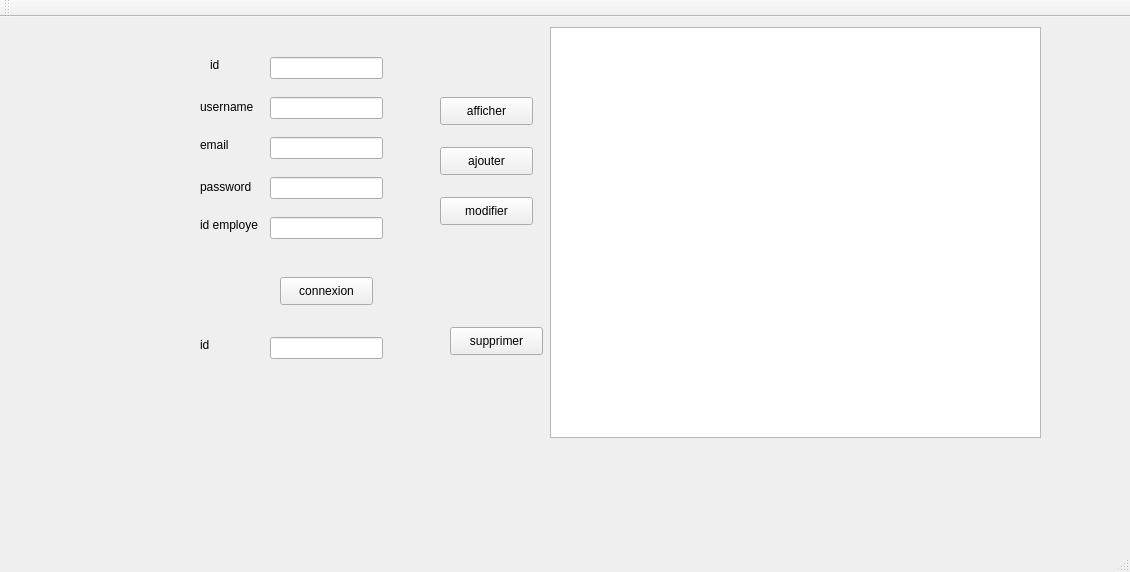
<?xml version="1.0" encoding="UTF-8"?>
<ui version="4.0">
 <class>MainWindow</class>
 <widget class="QMainWindow" name="MainWindow">
  <property name="geometry">
   <rect>
    <x>0</x>
    <y>0</y>
    <width>1130</width>
    <height>572</height>
   </rect>
  </property>
  <property name="windowTitle">
   <string>Gestion des Clients</string>
  </property>
  <widget class="QWidget" name="centralWidget">
   <widget class="QStackedWidget" name="stackedWidget">
    <property name="geometry">
     <rect>
      <x>170</x>
      <y>0</y>
      <width>951</width>
      <height>521</height>
     </rect>
    </property>
    <property name="currentIndex">
     <number>1</number>
    </property>
    <widget class="QWidget" name="page">
     <widget class="QTabWidget" name="tabWidget">
      <property name="geometry">
       <rect>
        <x>30</x>
        <y>0</y>
        <width>941</width>
        <height>541</height>
       </rect>
      </property>
      <property name="currentIndex">
       <number>0</number>
      </property>
      <widget class="QWidget" name="tab">
       <attribute name="title">
        <string>Ajouter un fournisseur</string>
       </attribute>
       <widget class="QGroupBox" name="groupBox_2">
        <property name="geometry">
         <rect>
          <x>-30</x>
          <y>0</y>
          <width>921</width>
          <height>511</height>
         </rect>
        </property>
        <property name="title">
         <string/>
        </property>
        <widget class="QLabel" name="label">
         <property name="geometry">
          <rect>
           <x>40</x>
           <y>20</y>
           <width>61</width>
           <height>20</height>
          </rect>
         </property>
         <property name="text">
          <string>ID</string>
         </property>
        </widget>
        <widget class="QLabel" name="label_2">
         <property name="geometry">
          <rect>
           <x>40</x>
           <y>60</y>
           <width>56</width>
           <height>16</height>
          </rect>
         </property>
         <property name="text">
          <string>NOM</string>
         </property>
        </widget>
        <widget class="QLabel" name="label_3">
         <property name="geometry">
          <rect>
           <x>40</x>
           <y>110</y>
           <width>56</width>
           <height>16</height>
          </rect>
         </property>
         <property name="text">
          <string>PRENOM</string>
         </property>
        </widget>
        <widget class="QLineEdit" name="le_id">
         <property name="geometry">
          <rect>
           <x>120</x>
           <y>20</y>
           <width>113</width>
           <height>22</height>
          </rect>
         </property>
        </widget>
        <widget class="QLineEdit" name="le_nom">
         <property name="geometry">
          <rect>
           <x>120</x>
           <y>60</y>
           <width>113</width>
           <height>22</height>
          </rect>
         </property>
        </widget>
        <widget class="QLineEdit" name="le_prenom">
         <property name="geometry">
          <rect>
           <x>120</x>
           <y>100</y>
           <width>113</width>
           <height>22</height>
          </rect>
         </property>
        </widget>
        <widget class="QPushButton" name="pb_ajouter">
         <property name="geometry">
          <rect>
           <x>260</x>
           <y>190</y>
           <width>93</width>
           <height>28</height>
          </rect>
         </property>
         <property name="text">
          <string>Ajouter</string>
         </property>
        </widget>
        <widget class="QLineEdit" name="le_adresse">
         <property name="geometry">
          <rect>
           <x>120</x>
           <y>150</y>
           <width>113</width>
           <height>22</height>
          </rect>
         </property>
        </widget>
        <widget class="QLabel" name="label_4">
         <property name="geometry">
          <rect>
           <x>40</x>
           <y>150</y>
           <width>56</width>
           <height>16</height>
          </rect>
         </property>
         <property name="text">
          <string>ADRESSE</string>
         </property>
        </widget>
        <widget class="QLabel" name="label_5">
         <property name="geometry">
          <rect>
           <x>40</x>
           <y>230</y>
           <width>56</width>
           <height>16</height>
          </rect>
         </property>
         <property name="text">
          <string>EMAIL</string>
         </property>
        </widget>
        <widget class="QLineEdit" name="le_num_tel">
         <property name="geometry">
          <rect>
           <x>120</x>
           <y>190</y>
           <width>113</width>
           <height>22</height>
          </rect>
         </property>
        </widget>
        <widget class="QLabel" name="label_6">
         <property name="geometry">
          <rect>
           <x>40</x>
           <y>190</y>
           <width>56</width>
           <height>16</height>
          </rect>
         </property>
         <property name="text">
          <string>NUM_TEL</string>
         </property>
        </widget>
        <widget class="QLineEdit" name="le_email">
         <property name="geometry">
          <rect>
           <x>120</x>
           <y>230</y>
           <width>113</width>
           <height>22</height>
          </rect>
         </property>
        </widget>
        <widget class="QPushButton" name="pb_modifier">
         <property name="geometry">
          <rect>
           <x>260</x>
           <y>230</y>
           <width>93</width>
           <height>28</height>
          </rect>
         </property>
         <property name="text">
          <string>Modifier</string>
         </property>
        </widget>
        <widget class="QLabel" name="label_7">
         <property name="geometry">
          <rect>
           <x>30</x>
           <y>-70</y>
           <width>921</width>
           <height>561</height>
          </rect>
         </property>
         <property name="text">
          <string/>
         </property>
         <property name="pixmap">
          <pixmap>../../Downloads/background 3.jpg</pixmap>
         </property>
        </widget>
        <widget class="QLabel" name="label_9">
         <property name="geometry">
          <rect>
           <x>40</x>
           <y>300</y>
           <width>16</width>
           <height>16</height>
          </rect>
         </property>
         <property name="text">
          <string>ID</string>
         </property>
        </widget>
        <widget class="QLineEdit" name="le_supprimer">
         <property name="geometry">
          <rect>
           <x>120</x>
           <y>300</y>
           <width>113</width>
           <height>22</height>
          </rect>
         </property>
        </widget>
        <widget class="QTableView" name="tab_fournisseur">
         <property name="geometry">
          <rect>
           <x>360</x>
           <y>0</y>
           <width>561</width>
           <height>431</height>
          </rect>
         </property>
        </widget>
        <widget class="QPushButton" name="pb_afficher">
         <property name="geometry">
          <rect>
           <x>260</x>
           <y>150</y>
           <width>93</width>
           <height>28</height>
          </rect>
         </property>
         <property name="text">
          <string>Afficher</string>
         </property>
        </widget>
        <widget class="QPushButton" name="pb_trier">
         <property name="geometry">
          <rect>
           <x>800</x>
           <y>440</y>
           <width>93</width>
           <height>28</height>
          </rect>
         </property>
         <property name="text">
          <string>trier</string>
         </property>
        </widget>
        <widget class="QLineEdit" name="recherche">
         <property name="geometry">
          <rect>
           <x>100</x>
           <y>440</y>
           <width>113</width>
           <height>22</height>
          </rect>
         </property>
         <property name="text">
          <string>recherche</string>
         </property>
        </widget>
        <widget class="QPushButton" name="pb_supprimer">
         <property name="geometry">
          <rect>
           <x>260</x>
           <y>300</y>
           <width>93</width>
           <height>28</height>
          </rect>
         </property>
         <property name="text">
          <string>supprimer</string>
         </property>
        </widget>
        <widget class="QPushButton" name="pdf">
         <property name="geometry">
          <rect>
           <x>630</x>
           <y>440</y>
           <width>93</width>
           <height>28</height>
          </rect>
         </property>
         <property name="text">
          <string>pdf</string>
         </property>
        </widget>
        <widget class="QPushButton" name="stat">
         <property name="geometry">
          <rect>
           <x>440</x>
           <y>440</y>
           <width>93</width>
           <height>28</height>
          </rect>
         </property>
         <property name="text">
          <string>statistique</string>
         </property>
        </widget>
        <zorder>label_7</zorder>
        <zorder>label</zorder>
        <zorder>label_2</zorder>
        <zorder>label_3</zorder>
        <zorder>le_id</zorder>
        <zorder>le_nom</zorder>
        <zorder>le_prenom</zorder>
        <zorder>pb_ajouter</zorder>
        <zorder>le_adresse</zorder>
        <zorder>label_4</zorder>
        <zorder>label_5</zorder>
        <zorder>le_num_tel</zorder>
        <zorder>label_6</zorder>
        <zorder>le_email</zorder>
        <zorder>pb_modifier</zorder>
        <zorder>label_9</zorder>
        <zorder>le_supprimer</zorder>
        <zorder>tab_fournisseur</zorder>
        <zorder>pb_afficher</zorder>
        <zorder>pb_trier</zorder>
        <zorder>recherche</zorder>
        <zorder>pb_supprimer</zorder>
        <zorder>pdf</zorder>
        <zorder>stat</zorder>
       </widget>
      </widget>
      <widget class="QWidget" name="tab_7">
       <attribute name="title">
        <string>Ajouter reclamation</string>
       </attribute>
       <widget class="QLabel" name="label_8">
        <property name="geometry">
         <rect>
          <x>-30</x>
          <y>-70</y>
          <width>921</width>
          <height>571</height>
         </rect>
        </property>
        <property name="text">
         <string/>
        </property>
        <property name="pixmap">
         <pixmap>../../Downloads/background 3.jpg</pixmap>
        </property>
       </widget>
       <widget class="QLabel" name="label_10">
        <property name="geometry">
         <rect>
          <x>10</x>
          <y>50</y>
          <width>56</width>
          <height>16</height>
         </rect>
        </property>
        <property name="text">
         <string>ID</string>
        </property>
       </widget>
       <widget class="QLabel" name="label_11">
        <property name="geometry">
         <rect>
          <x>10</x>
          <y>80</y>
          <width>56</width>
          <height>16</height>
         </rect>
        </property>
        <property name="text">
         <string>NOM</string>
        </property>
       </widget>
       <widget class="QLabel" name="label_12">
        <property name="geometry">
         <rect>
          <x>10</x>
          <y>120</y>
          <width>56</width>
          <height>16</height>
         </rect>
        </property>
        <property name="text">
         <string>DATE</string>
        </property>
       </widget>
       <widget class="QLabel" name="label_13">
        <property name="geometry">
         <rect>
          <x>10</x>
          <y>160</y>
          <width>56</width>
          <height>16</height>
         </rect>
        </property>
        <property name="text">
         <string>PRODUIT</string>
        </property>
       </widget>
       <widget class="QLabel" name="label_14">
        <property name="geometry">
         <rect>
          <x>10</x>
          <y>200</y>
          <width>61</width>
          <height>16</height>
         </rect>
        </property>
        <property name="text">
         <string>PROBLEME</string>
        </property>
       </widget>
       <widget class="QLineEdit" name="le_idt">
        <property name="geometry">
         <rect>
          <x>70</x>
          <y>40</y>
          <width>113</width>
          <height>22</height>
         </rect>
        </property>
       </widget>
       <widget class="QLineEdit" name="le_nomt">
        <property name="geometry">
         <rect>
          <x>70</x>
          <y>80</y>
          <width>113</width>
          <height>22</height>
         </rect>
        </property>
       </widget>
       <widget class="QLineEdit" name="le_date">
        <property name="geometry">
         <rect>
          <x>70</x>
          <y>120</y>
          <width>113</width>
          <height>22</height>
         </rect>
        </property>
       </widget>
       <widget class="QLineEdit" name="le_produit">
        <property name="geometry">
         <rect>
          <x>70</x>
          <y>160</y>
          <width>113</width>
          <height>22</height>
         </rect>
        </property>
       </widget>
       <widget class="QLineEdit" name="le_probleme">
        <property name="geometry">
         <rect>
          <x>70</x>
          <y>200</y>
          <width>113</width>
          <height>22</height>
         </rect>
        </property>
       </widget>
       <widget class="QPushButton" name="pb_afficher_2">
        <property name="geometry">
         <rect>
          <x>740</x>
          <y>440</y>
          <width>93</width>
          <height>28</height>
         </rect>
        </property>
        <property name="text">
         <string>Afficher</string>
        </property>
       </widget>
       <widget class="QPushButton" name="pb_modifier_2">
        <property name="geometry">
         <rect>
          <x>200</x>
          <y>200</y>
          <width>93</width>
          <height>28</height>
         </rect>
        </property>
        <property name="text">
         <string>Modifier</string>
        </property>
       </widget>
       <widget class="QPushButton" name="le_supprimer_2">
        <property name="geometry">
         <rect>
          <x>200</x>
          <y>300</y>
          <width>93</width>
          <height>28</height>
         </rect>
        </property>
        <property name="text">
         <string>Supprimer</string>
        </property>
       </widget>
       <widget class="QPushButton" name="pb_ajouter_2">
        <property name="geometry">
         <rect>
          <x>200</x>
          <y>160</y>
          <width>93</width>
          <height>28</height>
         </rect>
        </property>
        <property name="text">
         <string>Ajouter</string>
        </property>
       </widget>
       <widget class="QLabel" name="label_15">
        <property name="geometry">
         <rect>
          <x>10</x>
          <y>300</y>
          <width>56</width>
          <height>16</height>
         </rect>
        </property>
        <property name="text">
         <string>ID</string>
        </property>
       </widget>
       <widget class="QLineEdit" name="suppr">
        <property name="geometry">
         <rect>
          <x>70</x>
          <y>300</y>
          <width>113</width>
          <height>22</height>
         </rect>
        </property>
       </widget>
       <widget class="QTableView" name="tab_reclamation">
        <property name="geometry">
         <rect>
          <x>300</x>
          <y>30</y>
          <width>591</width>
          <height>391</height>
         </rect>
        </property>
       </widget>
       <widget class="QLineEdit" name="le_id_client">
        <property name="geometry">
         <rect>
          <x>70</x>
          <y>240</y>
          <width>113</width>
          <height>22</height>
         </rect>
        </property>
       </widget>
       <widget class="QLabel" name="label_19">
        <property name="geometry">
         <rect>
          <x>10</x>
          <y>240</y>
          <width>71</width>
          <height>16</height>
         </rect>
        </property>
        <property name="text">
         <string>ID CLIENT</string>
        </property>
       </widget>
      </widget>
     </widget>
    </widget>
    <widget class="QWidget" name="page_2">
     <widget class="QLineEdit" name="le_emailu">
      <property name="geometry">
       <rect>
        <x>100</x>
        <y>120</y>
        <width>113</width>
        <height>22</height>
       </rect>
      </property>
     </widget>
     <widget class="QLineEdit" name="le_password">
      <property name="geometry">
       <rect>
        <x>100</x>
        <y>160</y>
        <width>113</width>
        <height>22</height>
       </rect>
      </property>
     </widget>
     <widget class="QLabel" name="label_16">
      <property name="geometry">
       <rect>
        <x>30</x>
        <y>80</y>
        <width>61</width>
        <height>20</height>
       </rect>
      </property>
      <property name="text">
       <string>username</string>
      </property>
     </widget>
     <widget class="QLabel" name="label_17">
      <property name="geometry">
       <rect>
        <x>30</x>
        <y>160</y>
        <width>61</width>
        <height>20</height>
       </rect>
      </property>
      <property name="text">
       <string>password</string>
      </property>
     </widget>
     <widget class="QPushButton" name="pushButton">
      <property name="geometry">
       <rect>
        <x>110</x>
        <y>260</y>
        <width>93</width>
        <height>28</height>
       </rect>
      </property>
      <property name="text">
       <string>connexion</string>
      </property>
     </widget>
     <widget class="QLabel" name="label_18">
      <property name="geometry">
       <rect>
        <x>10</x>
        <y>0</y>
        <width>951</width>
        <height>561</height>
       </rect>
      </property>
      <property name="text">
       <string/>
      </property>
      <property name="pixmap">
       <pixmap>../../Downloads/background 3.jpg</pixmap>
      </property>
     </widget>
     <widget class="QLabel" name="label_20">
      <property name="geometry">
       <rect>
        <x>30</x>
        <y>120</y>
        <width>56</width>
        <height>16</height>
       </rect>
      </property>
      <property name="text">
       <string>email</string>
      </property>
     </widget>
     <widget class="QLabel" name="label_21">
      <property name="geometry">
       <rect>
        <x>40</x>
        <y>40</y>
        <width>56</width>
        <height>16</height>
       </rect>
      </property>
      <property name="text">
       <string>id</string>
      </property>
     </widget>
     <widget class="QLineEdit" name="le_username">
      <property name="geometry">
       <rect>
        <x>100</x>
        <y>80</y>
        <width>113</width>
        <height>22</height>
       </rect>
      </property>
     </widget>
     <widget class="QLineEdit" name="le_idu">
      <property name="geometry">
       <rect>
        <x>100</x>
        <y>40</y>
        <width>113</width>
        <height>22</height>
       </rect>
      </property>
     </widget>
     <widget class="QTableView" name="tab_utilisateur">
      <property name="geometry">
       <rect>
        <x>380</x>
        <y>10</y>
        <width>491</width>
        <height>411</height>
       </rect>
      </property>
     </widget>
     <widget class="QPushButton" name="afficher">
      <property name="geometry">
       <rect>
        <x>270</x>
        <y>80</y>
        <width>93</width>
        <height>28</height>
       </rect>
      </property>
      <property name="text">
       <string>afficher</string>
      </property>
     </widget>
     <widget class="QPushButton" name="ajouter">
      <property name="geometry">
       <rect>
        <x>270</x>
        <y>130</y>
        <width>93</width>
        <height>28</height>
       </rect>
      </property>
      <property name="text">
       <string>ajouter</string>
      </property>
     </widget>
     <widget class="QPushButton" name="modifier">
      <property name="geometry">
       <rect>
        <x>270</x>
        <y>180</y>
        <width>93</width>
        <height>28</height>
       </rect>
      </property>
      <property name="text">
       <string>modifier</string>
      </property>
     </widget>
     <widget class="QPushButton" name="supprimer">
      <property name="geometry">
       <rect>
        <x>280</x>
        <y>310</y>
        <width>93</width>
        <height>28</height>
       </rect>
      </property>
      <property name="text">
       <string>supprimer</string>
      </property>
     </widget>
     <widget class="QLineEdit" name="le_id_employe">
      <property name="geometry">
       <rect>
        <x>100</x>
        <y>200</y>
        <width>113</width>
        <height>22</height>
       </rect>
      </property>
     </widget>
     <widget class="QLabel" name="label_22">
      <property name="geometry">
       <rect>
        <x>30</x>
        <y>200</y>
        <width>71</width>
        <height>16</height>
       </rect>
      </property>
      <property name="text">
       <string>id employe</string>
      </property>
     </widget>
     <widget class="QLineEdit" name="supp">
      <property name="geometry">
       <rect>
        <x>100</x>
        <y>320</y>
        <width>113</width>
        <height>22</height>
       </rect>
      </property>
     </widget>
     <widget class="QLabel" name="label_23">
      <property name="geometry">
       <rect>
        <x>30</x>
        <y>320</y>
        <width>56</width>
        <height>16</height>
       </rect>
      </property>
      <property name="text">
       <string>id</string>
      </property>
     </widget>
     <zorder>label_18</zorder>
     <zorder>le_emailu</zorder>
     <zorder>le_password</zorder>
     <zorder>label_16</zorder>
     <zorder>label_17</zorder>
     <zorder>pushButton</zorder>
     <zorder>label_20</zorder>
     <zorder>label_21</zorder>
     <zorder>le_username</zorder>
     <zorder>le_idu</zorder>
     <zorder>tab_utilisateur</zorder>
     <zorder>afficher</zorder>
     <zorder>ajouter</zorder>
     <zorder>modifier</zorder>
     <zorder>supprimer</zorder>
     <zorder>le_id_employe</zorder>
     <zorder>label_22</zorder>
     <zorder>supp</zorder>
     <zorder>label_23</zorder>
    </widget>
   </widget>
  </widget>
  <widget class="QMenuBar" name="menuBar">
   <property name="geometry">
    <rect>
     <x>0</x>
     <y>0</y>
     <width>1130</width>
     <height>26</height>
    </rect>
   </property>
  </widget>
  <widget class="QToolBar" name="mainToolBar">
   <attribute name="toolBarArea">
    <enum>TopToolBarArea</enum>
   </attribute>
   <attribute name="toolBarBreak">
    <bool>false</bool>
   </attribute>
  </widget>
  <widget class="QStatusBar" name="statusBar"/>
 </widget>
 <layoutdefault spacing="6" margin="11"/>
 <resources/>
 <connections/>
</ui>
